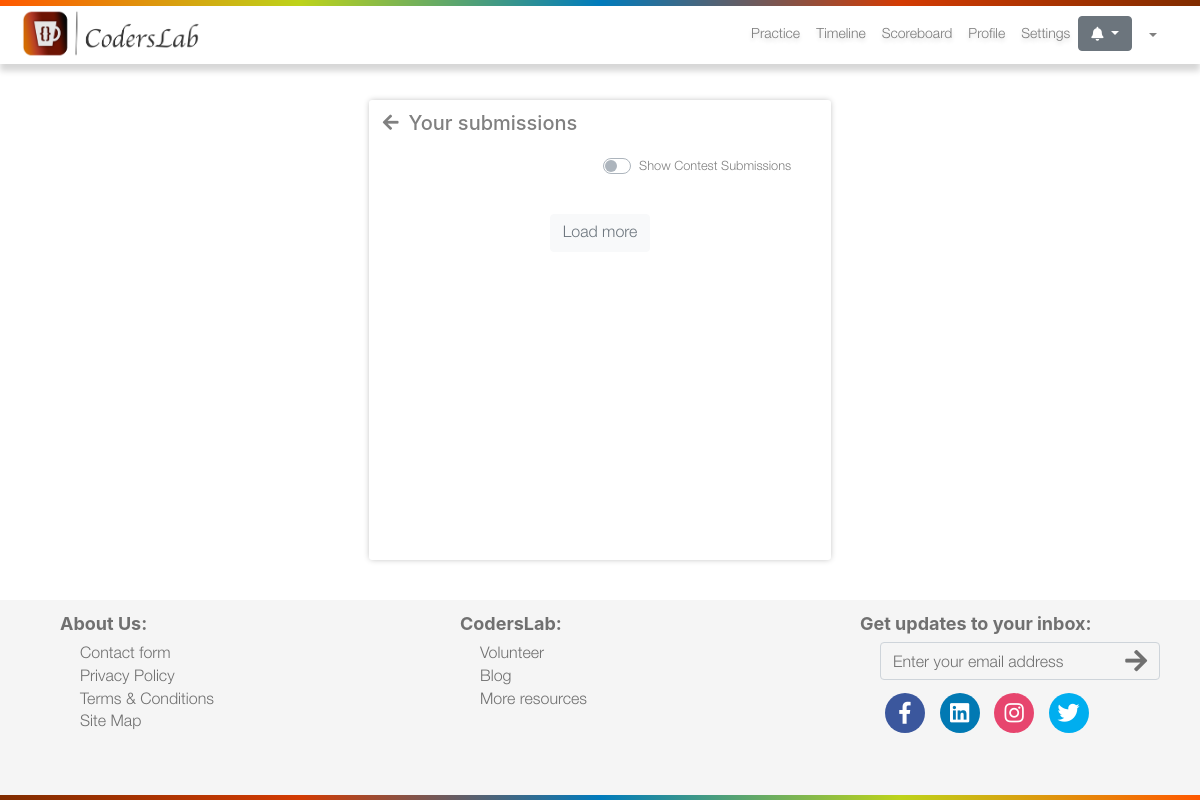
Before: /usersubmissions/ (signed in) with the older database file.
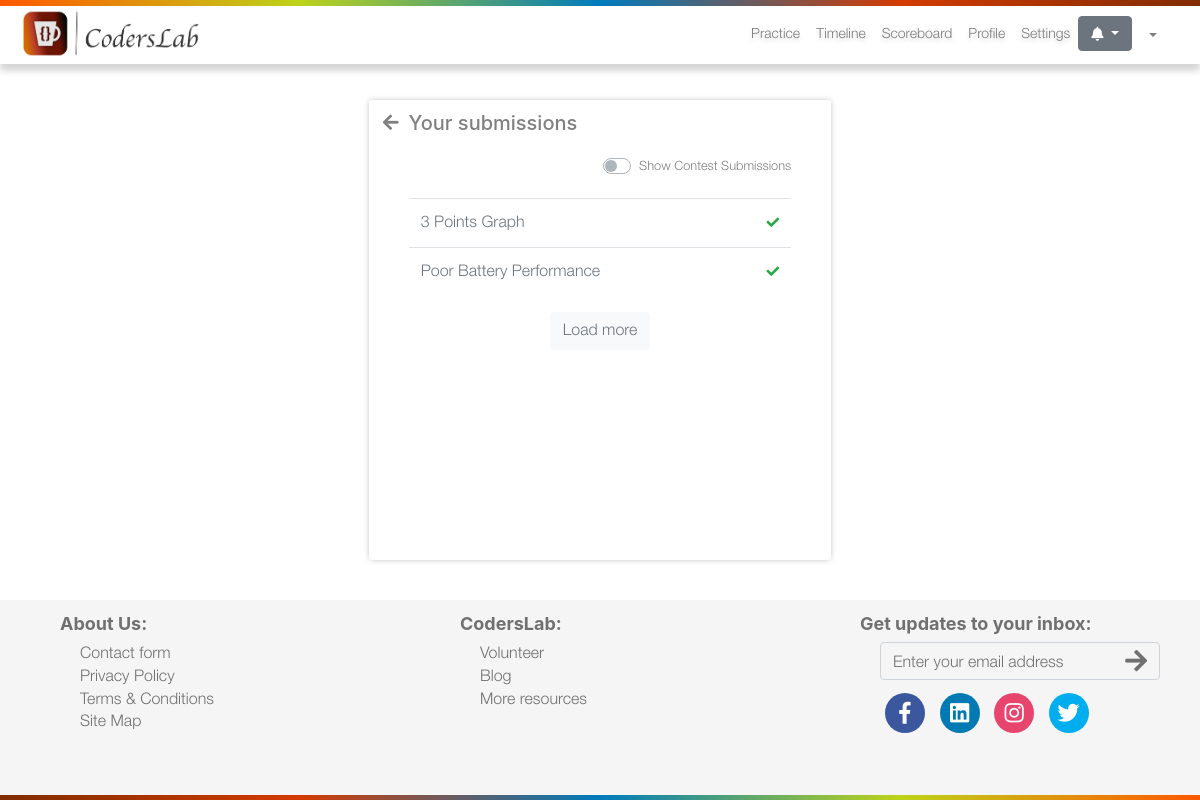
After: the same page with the newer database file.
### questionscreen/models.py (models this page shows, shortened)
class Submissions(models.Model):
    user = models.ForeignKey(User, on_delete=models.CASCADE)
    question = models.ForeignKey(Questions, on_delete=models.CASCADE)
    passed = models.BooleanField(blank=True)
    checked = models.BooleanField(default=False)
    gotSubscore = models.BooleanField(default=False)
    submitted_at = models.DateTimeField(auto_now=True)
    content = models.TextField(blank=True)
    programminglanguage = models.CharField(max_length=50, blank=True)
    score = models.IntegerField(blank=True)

### practice/models.py (models this page shows, shortened)
class Questions(models.Model):
    title = models.CharField(max_length = 200)
    content = models.TextField()
    stdin = models.TextField(default='')
    expected_output = models.TextField(default='')
    points = models.IntegerField()
    subscore = models.IntegerField()
    CATEGORIES = (
        ('MATH', 'Mathematics'),
        ('ALGO', 'Algorithms'),
        ('1A', 'Round 1A'),
    )
    category = models.CharField(max_length=20, choices=CATEGORIES)
    public = models.BooleanField(default=False)

### usersubmissions/views.py (the view)
# urls.py: path('', userSubmissionsView, name='usersubmissionsview'),
@login_required
def userSubmissionsView(request):
    if 'limit' in request.GET:
        try:
            limit = int(request.GET['limit'])
        except:
            limit = 20
    else:
        limit = 20
    if 'q' in request.GET and (request.GET['q'] == 'contest'):
        section = request.GET['q']
    else:
        section = 'practice'
    username = request.user.username
    currentUser = getUserObjFromUsername(username)
    if section == 'contest':
        allSubmissions = RoundSubmissions.objects.filter(user=currentUser).order_by('-submitted_at')[:limit]
    else:
        allSubmissions = Submissions.objects.filter(user=currentUser).order_by('-submitted_at')[:limit]
    return render(request, 'usersubmissions.html', {'submissions': allSubmissions, 'pagetitle' : 'Your Submissions | CodersLab'})

### contest/utils.py (called while the page is built)
def getUserObjFromUsername(username):
    return User.objects.get(username=username)

### templates/usersubmissions.html (shortened to what this page needs)
{% extends 'header.html' %}
{% load static %}
{% block body %}
<div id="bodyWrapper" class="container">
    <div class="row justify-content-center noMargin">
        <div class="col-lg-5 contentCenterWrapperSM">
            <div class="contentCenterHeadTopWB d-flex">
                <div class="contentCenterHeadTopWBBckBtn" id="userSubmissionsBackBtnContainer">
                    <span class="fas fa-arrow-left"></span>
                </div>
                <div class="contentCenterHeadTopWBTitle">
                    <h6>Your submissions</h6>
                </div>
            </div>
            <div id="userSubmissionsContainer">
                <div>
                    <div class="contentCenterWrapperSMExtraInfo d-flex justify-content-end">
                        <div class="custom-control custom-switch">
                            <label class="custom-control-label" for="switchContest"><small>Show Contest
                                    Submissions</small></label>
                        </div>
                    </div>
                    <div class="contentCenterBodyWrapper">
                        <div class="submissionsDisplayDiv">
                            <table class="table text-secondary table-hover">
                                <tbody>
                                    {% for submission in submissions %}
                                    {% if submission.checked == False %}
                                    <tr class="d-flex">
                                        <td class="flex-grow-1">
                                            {% if submission.question.title %}
                                            {{ submission.question.title }}
                                            {% else %}
                                            {{ submission.roundquestion.title }}
                                            {% endif %}
                                        </td>
                                        <td>
                                            <small class="text-warning">(Pending)</small>
                                        </td>
                                    </tr>
                                    {% else %}
                                    <tr class="d-flex">
                                        <td class="flex-grow-1">
                                            {% if submission.question.title %}
                                            {{ submission.question.title }}
                                            {% else %}
                                            {{ submission.roundquestion.title }}
                                            {% endif %}
                                        </td>
                                        <td>
                                            <small class="text-success">
                                                <li class="fas fa-check"></li>
                                            </small>
                                        </td>
                                    </tr>
                                    {% endif %}
                                    {% endfor %}
                                </tbody>
                            </table>
                        </div>
                        <div class="loadMoreSubmissionsContainer">
                            <button type="button" class="btn btn-light text-secondary">Load more</button>
                        </div>
                    </div>
                </div>
            </div>
        </div>
    </div>
</div>
{% endblock %}

Changed rows visible on the page:
added Submissions: question "3 Points Graph"
added Submissions: question "Poor Battery Performance"
